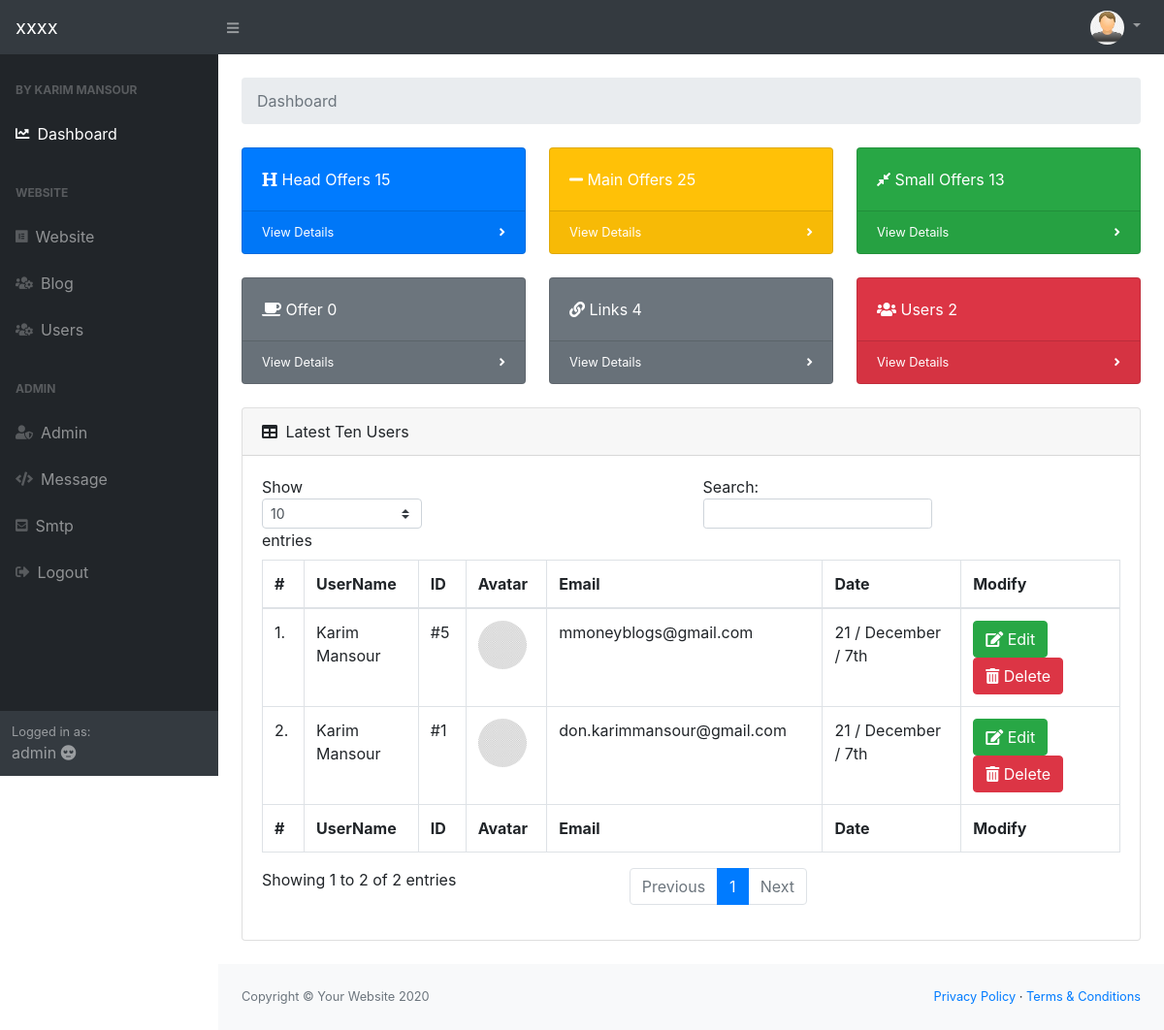
The page /xxxlxxx/home.php (signed in) on the database its author committed.
### tables this page shows
CREATE TABLE `tbl_users` (
  `clm_u_id` int(11) NOT NULL,
  `clm_u_username` varchar(225) NOT NULL,
  `clm_u_email` varchar(225) NOT NULL,
  `clm_u_password` varchar(225) NOT NULL,
  `clm_u_personal` varchar(225) NOT NULL,
  `clm_u_phone` varchar(225) NOT NULL,
  `clm_u_img` text NOT NULL DEFAULT 'empty',
  `clm_u_date` datetime NOT NULL DEFAULT current_timestamp()
);

### xxxlxxx/home.php (the view, shortened to what this page needs)
<?php
require_once "includes/header.php";
if (!isset($_SESSION['admin_id'])) {
    header("Location:index.php");
    exit;
} else {
?>
    <div class="container-fluid">
        <ol class="breadcrumb mb-4 mt-4">
            <li class="breadcrumb-item active">Dashboard</li>
        </ol>
        <div class="row">
            <div class=" col-md-4 col-sm-12">
                <div class="card bg-primary text-white mb-4">
                    <div class="card-body"><i class="fas fa-heading"></i> Head Offers <?php countItems("tbl_header_offers", "clm_id"); ?></div>
                    <div class="card-footer d-flex align-items-center justify-content-between">
                        <a class="small text-white stretched-link" href="big_offers.php">View Details</a>
                        <div class="small text-white"><i class="fas fa-angle-right"></i></div>
                    </div>
                </div>
            </div>
            <div class=" col-md-4 col-sm-12">
                <div class="card bg-warning text-white mb-4">
                    <div class="card-body"><i class="fas fa-minus"></i> Main Offers <?php countItems("tbl_main_offers", "clm_id"); ?></div>
                    <div class="card-footer d-flex align-items-center justify-content-between">
                        <a class="small text-white stretched-link" href="main_offers.php">View Details</a>
                        <div class="small text-white"><i class="fas fa-angle-right"></i></div>
                    </div>
                </div>
            </div>
            <div class="col-md-4 col-sm-12">
                <div class="card bg-success text-white mb-4">
                    <div class="card-body"><i class="fas fa-compress-alt"></i> Small Offers <?php countItems("tbl_small_offers", "clm_id"); ?></div>
                    <div class="card-footer d-flex align-items-center justify-content-between">
                        <a class="small text-white stretched-link" href="small_offers.php">View Details</a>
                        <div class="small text-white"><i class="fas fa-angle-right"></i></div>
                    </div>
                </div>
            </div>
            <div class="col-md-4 col-sm-12">
                <div class="card bg-secondary text-white mb-4">
                    <div class="card-body"><i class="fas fa-coffee"></i> Offer <?php countItems("tbl_offer", "clm_id"); ?></div>
                    <div class="card-footer d-flex align-items-center justify-content-between">
                        <a class="small text-white stretched-link" href="offer.php">View Details</a>
                        <div class="small text-white"><i class="fas fa-angle-right"></i></div>
                    </div>
                </div>
            </div>
            <div class="col-md-4 col-sm-12">
                <div class="card bg-secondary text-white mb-4">
                    <div class="card-body"><i class="fas fa-link"></i> Links <?php countItems("tbl_links", "clm_id"); ?></div>
                    <div class="card-footer d-flex align-items-center justify-content-between">
                        <a class="small text-white stretched-link" href="links.php">View Details</a>
                        <div class="small text-white"><i class="fas fa-angle-right"></i></div>
                    </div>
                </div>
            </div>
            <div class="col-md-4 col-sm-12">
                <div class="card bg-danger text-white mb-4">
                    <div class="card-body"><i class="fa fa-users"></i> Users <?php countItems("tbl_users", "clm_u_id"); ?></div>
                    <div class="card-footer d-flex align-items-center justify-content-between">
                        <a class="small text-white stretched-link" href="users.php">View Details</a>
                        <div class="small text-white"><i class="fas fa-angle-right"></i></div>
                    </div>
                </div>
            </div>
        </div>
        <?php
        $stmt = $db->prepare("SELECT from_unixtime(UNIX_TIMESTAMP(clm_u_date),'%y') as year ,
                                from_unixtime(UNIX_TIMESTAMP(clm_u_date),'%M') as month ,
                                from_unixtime(UNIX_TIMESTAMP(clm_u_date),'%D') as day ,
                                clm_u_id ,clm_u_username , clm_u_email ,clm_u_img
                                FROM tbl_users WHERE  clm_u_id != -1 ORDER BY `clm_u_id` DESC LIMIT 10");
        $stmt->execute();
        $getAll = $stmt->fetchall();
        if (!empty($getAll)) {
        ?>
            <div class="card mb-4">
                <div class="card-header">
                    <i class="fas fa-table mr-1"></i>
                    Latest Ten Users
                </div>
                <div class="card-body">
                    <div class="table-responsive">
                        <table class="table table-bordered" id="dataTable" width="100%" cellspacing="0">
                            <thead>
                                <tr>
                                    <th>#</th>
                                    <th>UserName</th>
                                    <th>ID</th>
                                    <th>Avatar</th>
                                    <th>Email</th>
                                    <th>Date</th>
                                    <th>Modify</th>
                                </tr>
                            </thead>
                            <tfoot>
                                <tr>
                                    <th>#</th>
                                    <th>UserName</th>
                                    <th>ID</th>
                                    <th>Avatar</th>
                                    <th>Email</th>
                                    <th>Date</th>
                                    <th>Modify</th>
                                </tr>
                            </tfoot>
                            <tbody>
                                <?php
                                $counter = 1;
                                foreach ($getAll as $get) {
                                ?>
                                    <tr>
                                        <td><?php echo $counter; ?>.</td>
                                        <td><?php echo $get["clm_u_username"]; ?></td>
                                        <td>#<?php echo $get["clm_u_id"]; ?></td>
                                        <td>
                                            <div class="round-img">
                                                <img style="width: 50px; height: 50px;" class="rounded-circle" src="<?php if($get["clm_u_img"] == "empty"){echo '../images/empty.png';}else{echo "../images/users/{$get["clm_u_img"]}";}?>" alt="avatar" style="max-width: 200px;">
                                            </div>
                                        </td>
                                        <td><?php echo $get["clm_u_email"]; ?></td>
                                        <td>
                                            <span class="count"><?php echo $get["year"]; ?> </span>
                                            /<span> <?php echo $get["month"]  . " / " . $get["day"]; ?> </span>
                                        </td>
                                        <td>
                                            <a href="users.php?do=edit&id=<?php echo $get["clm_u_id"]; ?>"><span class="btn btn-success"><i class='fa fa-edit'></i> Edit</span></a>
                                            <a href="users.php?do=delete&id=<?php echo $get["clm_u_id"]; ?>"><span class="btn btn-danger confirm"><i class='fas fa-trash-alt'></i> Delete</span></a>
                                        </td>
                                    </tr>
                                <?php $counter++;
                                } ?>
                            </tbody>
                        </table>
                    </div>
                </div>
            </div>
        <?php } ?>
    </div>
<?php require_once "includes/footer.php";
}
?>

### rows shown on the page
tbl_users: clm_u_username "Karim Mansour", clm_u_id "5", clm_u_email "mmoneyblogs@gmail.com", year "21", month "December", day "7th"
tbl_users: clm_u_username "Karim Mansour", clm_u_id "1", clm_u_email "don.karimmansour@gmail.com", year "21", month "December", day "7th"

### other values the page prints
$_SESSION['admin_user'] "admin"
$stmt->fetchcolumn() "15 25 13 0 4 2"
